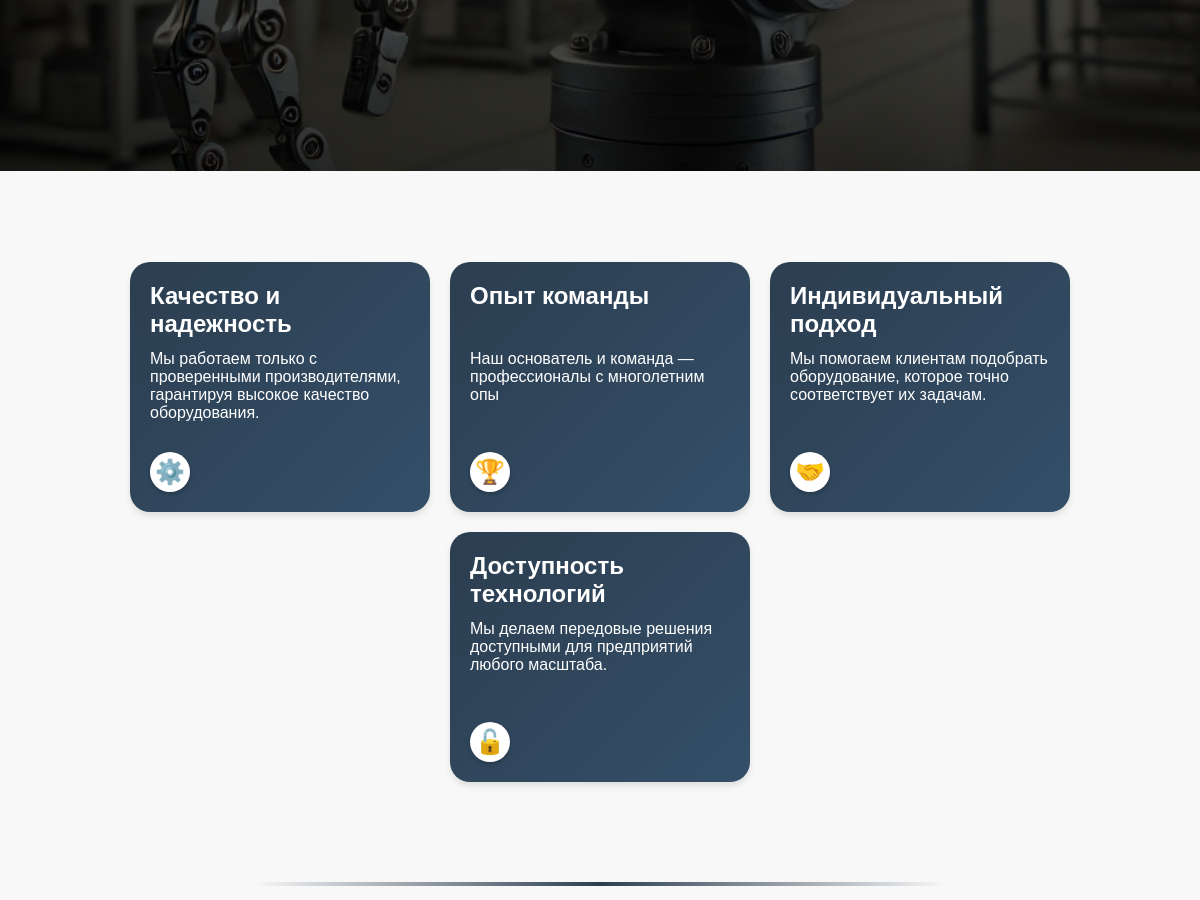
Before: / (middle part) with the older database file.
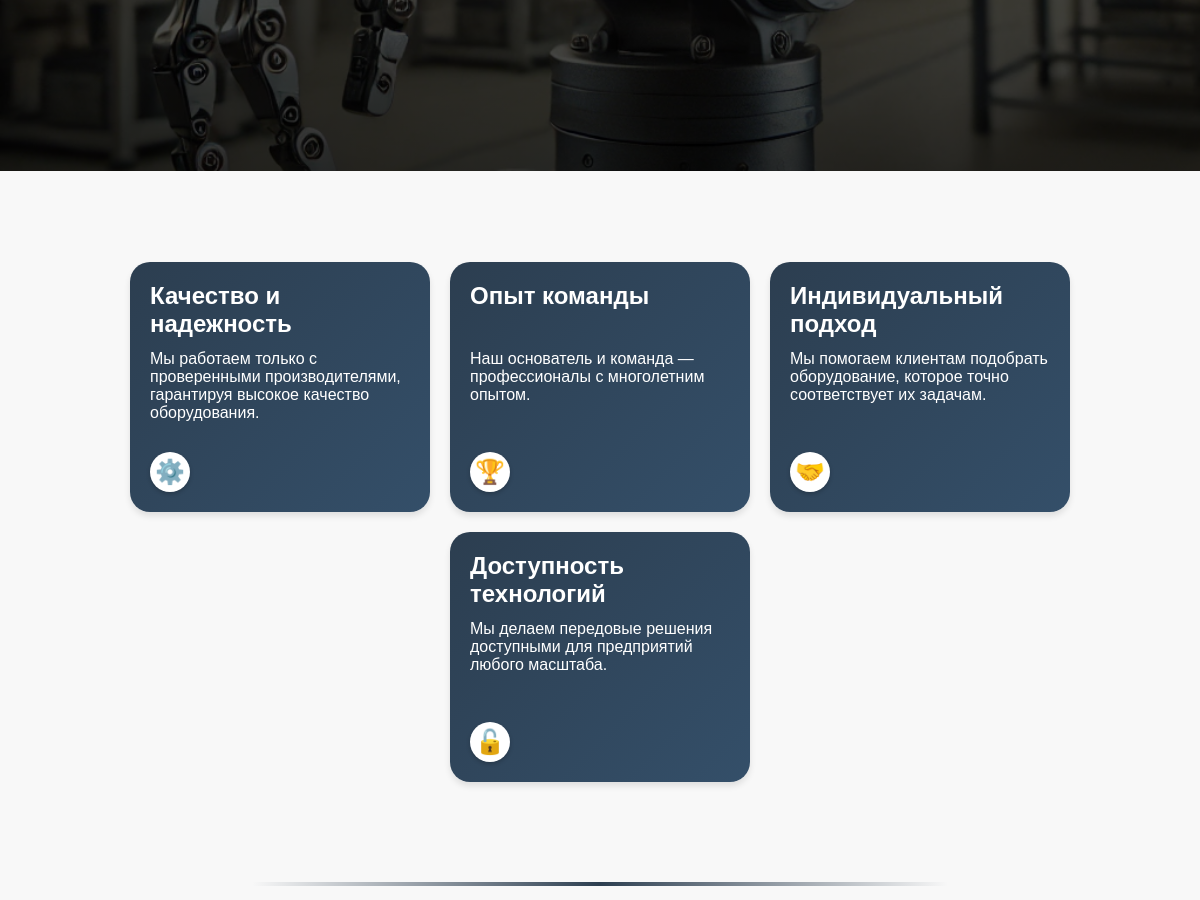
After: the same page with the newer database file.
### main/models.py (models this page shows, shortened)
class Advantage(models.Model):
    title = models.CharField(max_length=255, verbose_name="Заголовок")
    text = models.CharField(max_length=2047, verbose_name='Текст')
    emoji = models.CharField(max_length=8, verbose_name='Эмоджи')

### main/views.py (the view)
# urls.py: path('', views.index, name='index'),
def index(request):
    advantages = Advantage.objects.all()
    return render(request, 'index.html', context={
        'advantages': advantages
    })

### main/templates/index.html (shortened to what this page needs)
<!DOCTYPE html>
<html lang="en">
<head>
    {% load static %}
    <link rel="stylesheet" href="{% static 'main/css/index.css' %}">
</head>
<body>
    {% include 'components/navbar.html' %}
     <div class="hero">
    </div>
<div class="advantages-title">
</div>
<div class="advantages-container">
    {% for advantage in advantages %}
    {% include 'components/advantage.html' %}
    {% endfor %}
</div>
{% include 'components/about_us.html' %}
{% include 'components/video_example.html' %}
</body>
</html>

### main/templates/components/advantage.html (shortened to what this page needs)
{% load static %}
<link rel="stylesheet" href="{% static 'main/css/advantage.css' %}">
<div class="card">
    <div>
      <h2 class="card-title">{{ advantage.title }}</h2>
      <p class="card-date">{{ advantage.text }}</p>
    </div>
    <div class="card-footer">
      <div class="sticker">{{ advantage.emoji }}</div>
    </div>
  </div>

Changed rows visible on the page:
changed Advantage "Опыт команды": text "Наш основатель и команда — профессионалы с многолетним опы" → "Наш основатель и команда — профессионалы с многолетним опытом."
